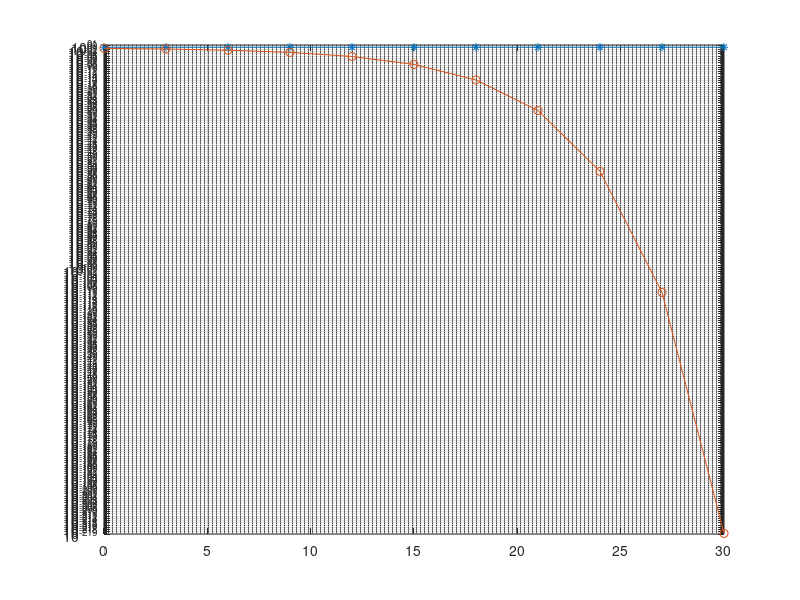

The MATLAB script that drew this image:
clc
clear all
close all

N = 1e6;
x1 = randi(2,1,N) - 1;
x = 2*x1 - 1;
snr_db = 0:3:30;
snr_lin = 10.^(snr_db/10);

n_sd = 1./sqrt(snr_lin);
noise = complex(randn(1,N),randn(1,N));

%h = sqrt(1/2)*complex(randn(1,N),randn(1,N));
h = ones(1,N);

error_th = 2.*qfunc(sqrt(snr_lin));

for i = 1:length(snr_db)
    y = h.*x + n_sd(i).*noise;
    det = y./h > 0;
    error(i) = 2.*sum(abs(x1 - det).^2)/N;
end

error = error

semilogy(snr_db,error,'-*');
hold on;

semilogy(snr_db,error_th,'-o');
hold off;
grid on;